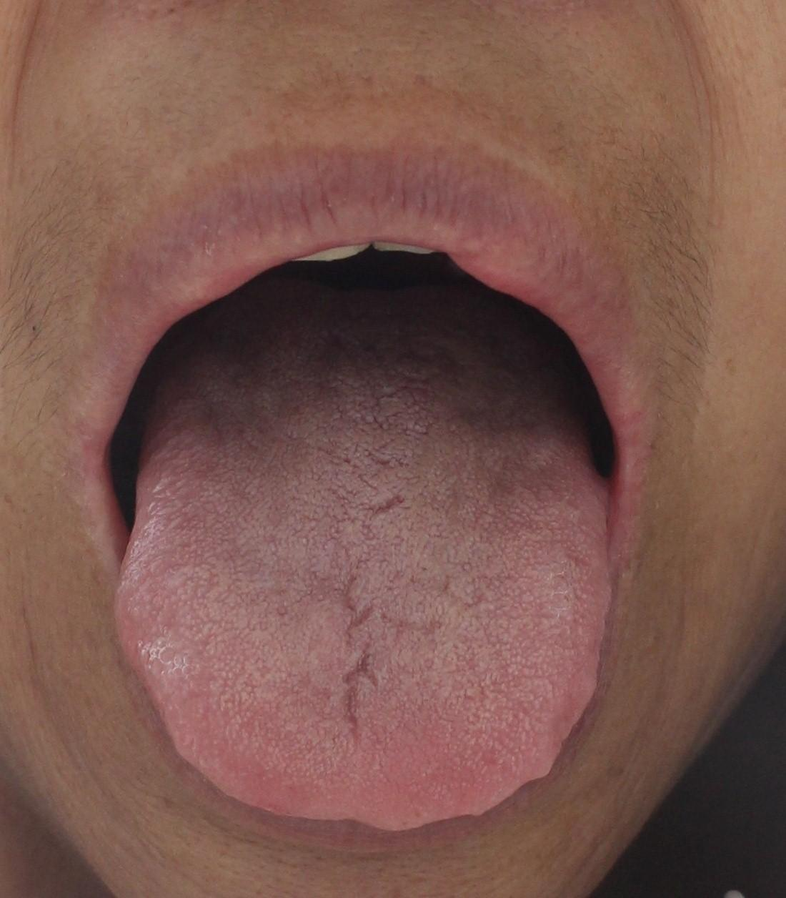
#> input picture WSTMD_TM/selectivesearch/example/1.png, 786 x 898 px, shrunk from 1100 x 1256 before the run
$ python canny.py
#> lines starting #> are read from the running program, lines starting #| are printed output that depends on the picture; after the words box and inside, x2 and y2 are one past the last pixel; in counts of white or black regions, pixels touching at a corner belong together
# coding=utf-8

import cv2
import numpy as np
from matplotlib import pyplot as plt

img = cv2.imread('1.png')
#> img is the input picture: shape (898, 786, 3); mean B, G, R 78.8, 88, 124.7
img=cv2.cvtColor(img,cv2.COLOR_BGR2RGB)
edges = cv2.Canny(img,100,200,L2gradient=False)
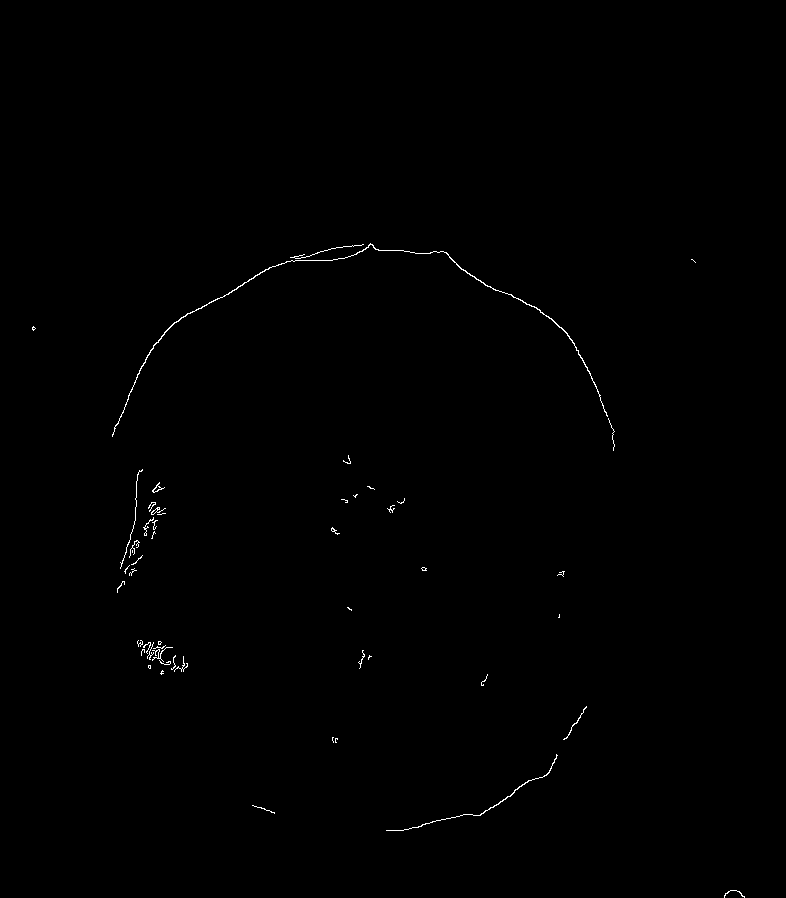
#> edges: shape (898, 786); 0.31% white in thin lines or dots, all inside (x1, y1, x2, y2) = (32, 243, 745, 898)
edges2 = cv2.Canny(img,50,200,L2gradient=False)
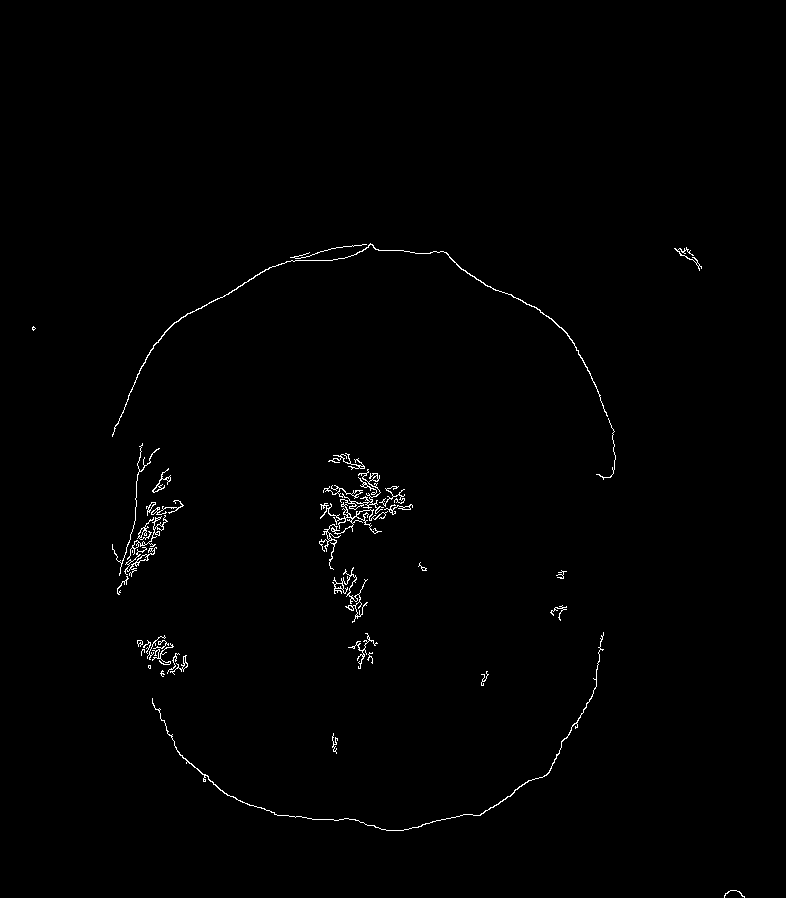
#> edges2: shape (898, 786); 0.74% white in thin lines or dots, all inside (x1, y1, x2, y2) = (32, 243, 745, 898)
plt.subplot(131),plt.imshow(img)
plt.title('Original Image'), plt.xticks([]), plt.yticks([])
plt.subplot(132),plt.imshow(edges,cmap = 'gray')
plt.title('Edge Image1'), plt.xticks([]), plt.yticks([])
plt.subplot(133),plt.imshow(edges2,cmap = 'gray')
plt.title('Edge Image2'), plt.xticks([]), plt.yticks([])
plt.show()
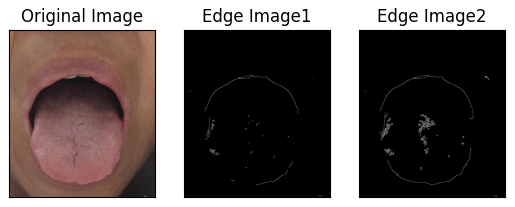
#> figure drawn by matplotlib, 3 panels

$ run again, with WSTMD_TM/selectivesearch/example/2.png copied over WSTMD_TM/selectivesearch/example/1.png
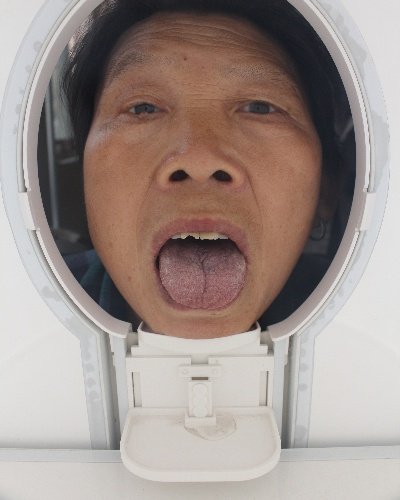
#> input picture WSTMD_TM/selectivesearch/example/2.png, 400 x 500 px
#> img is the input picture: shape (500, 400, 3); mean B, G, R 141, 146.3, 159.6
#> `edges = cv2.Canny(img,100,200,L2gradient=False)`:
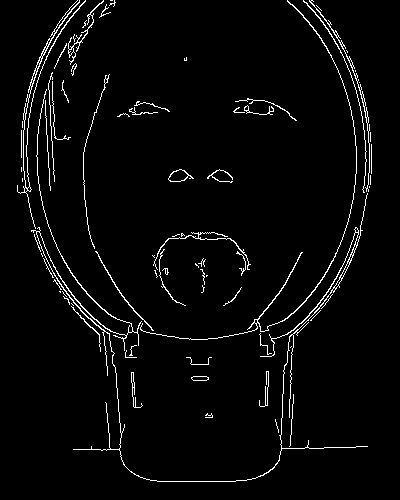
#> edges: shape (500, 400); 3.2% white in thin lines or dots, all inside (x1, y1, x2, y2) = (17, 0, 372, 482)
#> edges2: shape (500, 400); 4.7% white in thin lines or dots
#> `plt.show()`:
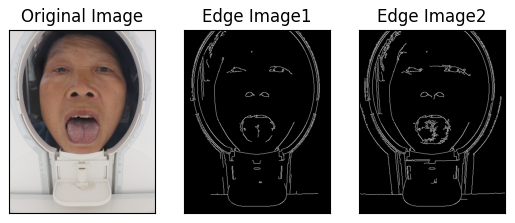
#> figure drawn by matplotlib, 3 panels

$ run again, with WSTMD_TM/selectivesearch/example/3.png copied over WSTMD_TM/selectivesearch/example/1.png
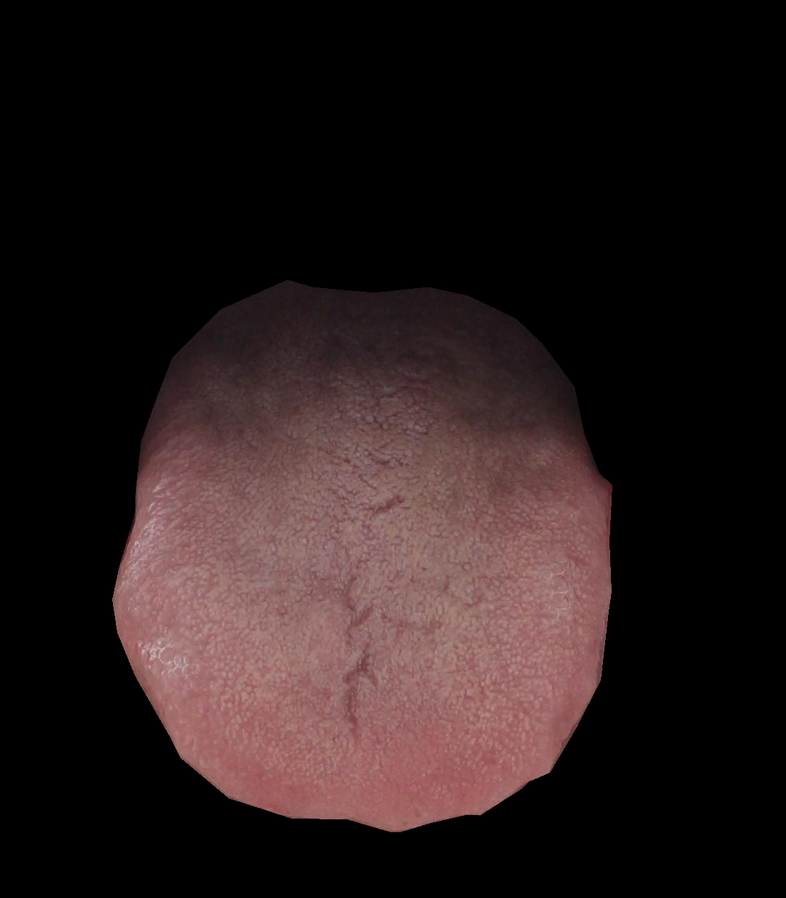
#> input picture WSTMD_TM/selectivesearch/example/3.png, 786 x 898 px, shrunk from 1100 x 1256 before the run
#> img is the input picture: shape (898, 786, 3); mean B, G, R 27.1, 27.1, 39.3
#> `edges = cv2.Canny(img,100,200,L2gradient=False)`:
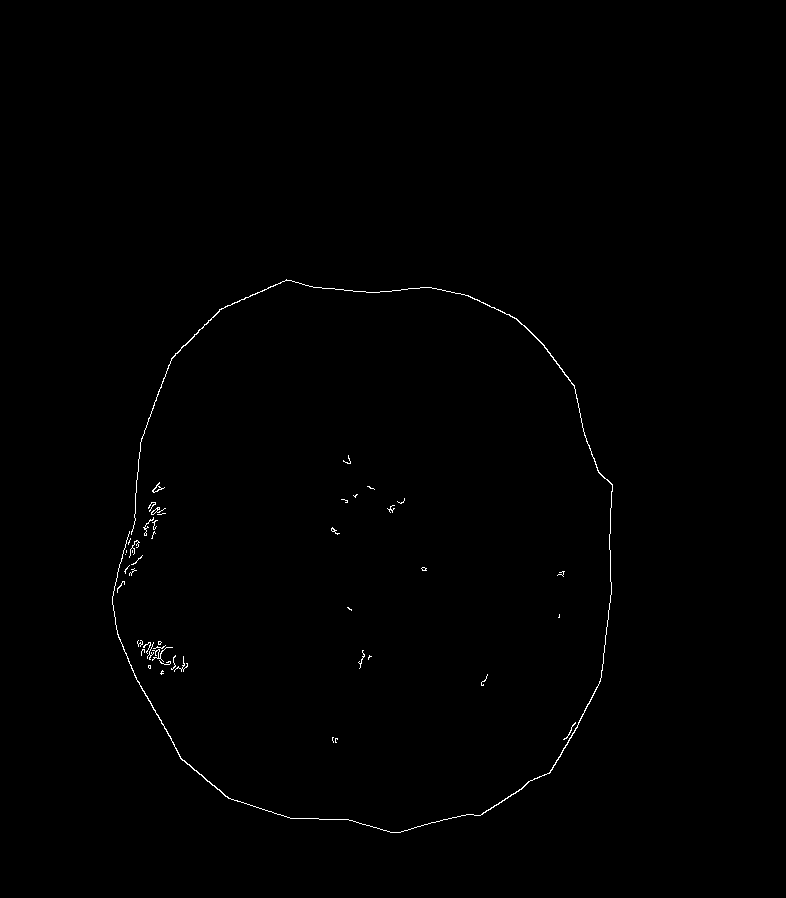
#> edges: shape (898, 786); 0.39% white in thin lines or dots, all inside (x1, y1, x2, y2) = (112, 279, 613, 833)
#> `plt.show()`:
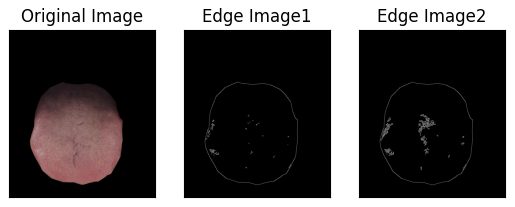
#> figure drawn by matplotlib, 3 panels
